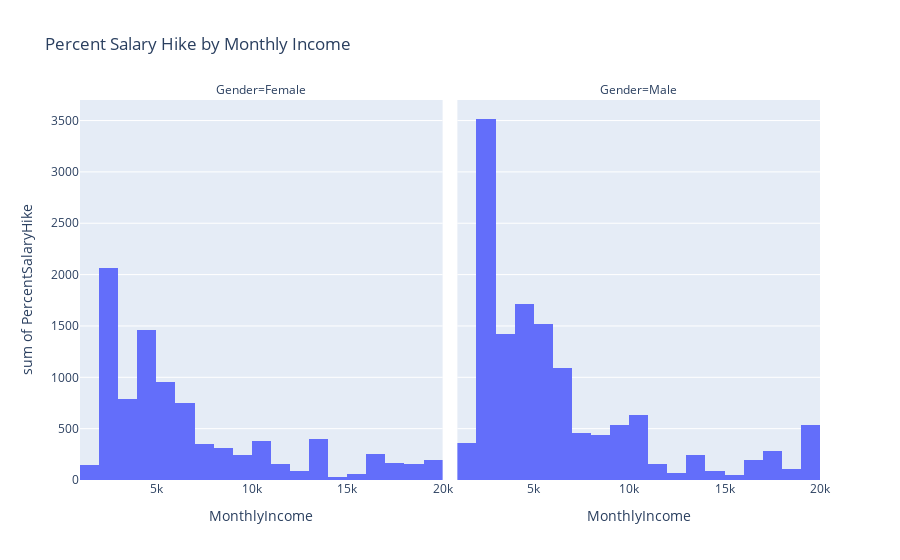

Notebook source saved alongside this figure:
### Code cell
px.histogram(df,x='MonthlyIncome',y='PercentSalaryHike',facet_col='Gender',title='Percent Salary Hike by Monthly Income')

### Figure 1 — Plotly figure (JSON) as saved in the notebook; plotly's stock layout.template omitted (floating-point values rounded to 4 significant figures; data arrays with more than 128 entries replaced by an {"elided": "..."} marker saying what was removed)
{"data": [{"alignmentgroup": "True", "bingroup": "x", "histfunc": "sum", "hovertemplate": "Gender=Female<br>MonthlyIncome=%{x}<br>sum of PercentSalaryHike=%{y}<extra></extra>", "legendgroup": "", "marker": {"color": "#636efa", "pattern": {"shape": ""}}, "name": "", "offsetgroup": "", "orientation": "v", "showlegend": false, "type": "histogram", "x": {"elided": "588 int values"}, "xaxis": "x", "y": {"elided": "588 int values"}, "yaxis": "y"}, {"alignmentgroup": "True", "bingroup": "x", "histfunc": "sum", "hovertemplate": "Gender=Male<br>MonthlyIncome=%{x}<br>sum of PercentSalaryHike=%{y}<extra></extra>", "legendgroup": "", "marker": {"color": "#636efa", "pattern": {"shape": ""}}, "name": "", "offsetgroup": "", "orientation": "v", "showlegend": false, "type": "histogram", "x": {"elided": "882 int values"}, "xaxis": "x2", "y": {"elided": "882 int values"}, "yaxis": "y2"}], "layout": {"annotations": [{"font": {}, "showarrow": false, "text": "Gender=Female", "x": 0.245, "xanchor": "center", "xref": "paper", "y": 1, "yanchor": "bottom", "yref": "paper"}, {"font": {}, "showarrow": false, "text": "Gender=Male", "x": 0.755, "xanchor": "center", "xref": "paper", "y": 1, "yanchor": "bottom", "yref": "paper"}], "barmode": "relative", "legend": {"tracegroupgap": 0}, "title": {"text": "Percent Salary Hike by Monthly Income"}, "xaxis": {"anchor": "y", "domain": [0, 0.49], "title": {"text": "MonthlyIncome"}}, "xaxis2": {"anchor": "y2", "domain": [0.51, 1], "matches": "x", "title": {"text": "MonthlyIncome"}}, "yaxis": {"anchor": "x", "domain": [0, 1], "title": {"text": "sum of PercentSalaryHike"}}, "yaxis2": {"anchor": "x2", "domain": [0, 1], "matches": "y", "showticklabels": false}}}
